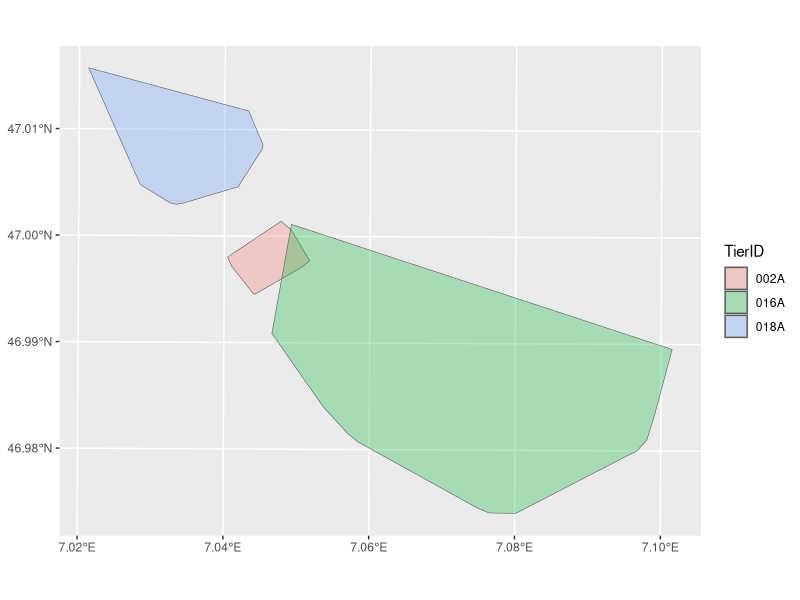
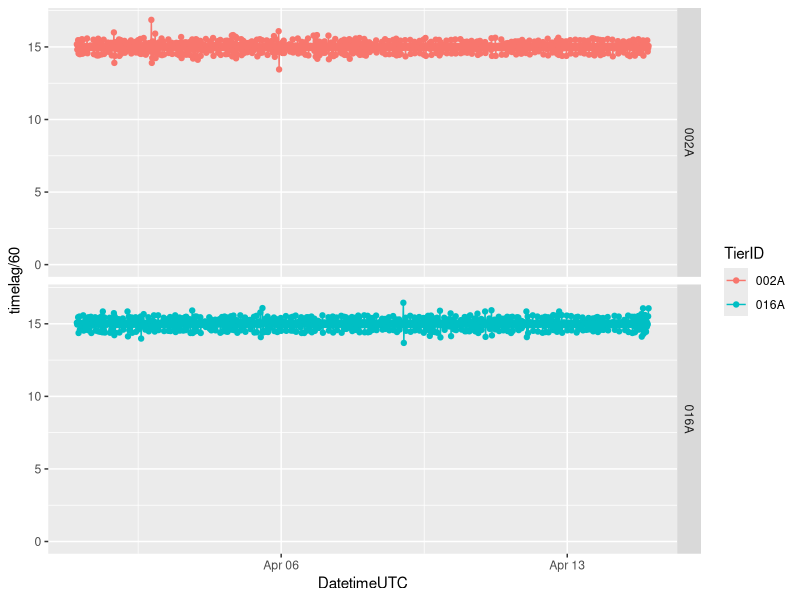
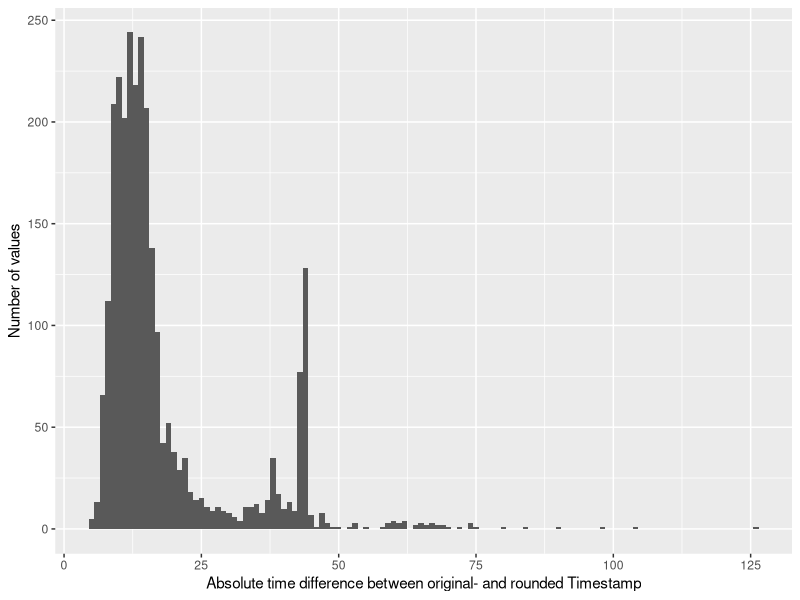
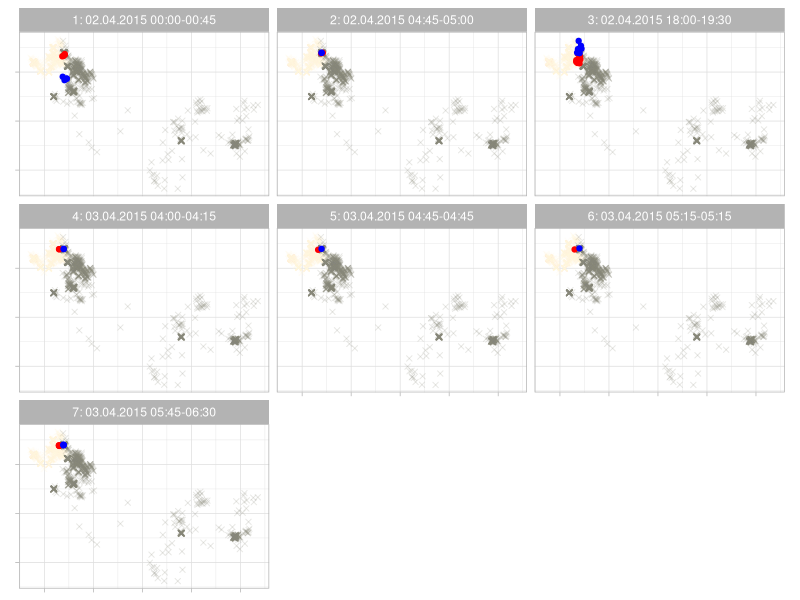

Generate these figures, in order, with R:
## Preperation #################################################################


library(tidyverse)
library(sf)
library(lubridate)

# Import as tibble
wildschwein_BE <- read_delim("00_Rawdata/wildschwein_BE.csv",",")

# Convert to sf-object
wildschwein_BE = st_as_sf(wildschwein_BE, coords = c("Long", "Lat"), crs = 4326,remove = FALSE)

# transform to CH1903 LV95
wildschwein_BE <- st_transform(wildschwein_BE, 2056)

# Add geometry as E/N integer Columns
wildschwein_BE <- st_coordinates(wildschwein_BE) %>%
  cbind(wildschwein_BE,.) %>%
  rename(E = X) %>%
  rename(N = Y)

# Compute timelag, steplength and speed
wildschwein_BE <- wildschwein_BE %>%
  group_by(TierID) %>%
  mutate(
    timelag = as.numeric(difftime(lead(DatetimeUTC),DatetimeUTC,units = "secs")),
    steplength = sqrt((E-lead(E,1))^2+(N-lead(N,1))^2),
    speed = steplength/timelag
  )


#- chunkend

## Input: Creating Functions ###################################################

testfun <- function(){}


testfun()

class(testfun)


testfun <- function(){print("this function does nothing")}

testfun()


testfun <- function(sometext){print(sometext)}

testfun(sometext = "this function does slightly more, but still not much")

# specify two parameters:
# x: the value  with want to take the root from
# n: the root we want to take (2 for 2nd root)

nthroot <- function(x,n){x^(1/n)}

# Test function by taking the second root of 4. 
# Expecting the result to be 2:
nthroot(x = 4,n = 2)


nthroot(27,3)
nthroot(3,3)

nthroot <- function(x,n = 2){x^(1/n)}

# if not stated otherwise, our function takes the square root
nthroot(10)
# We can still overwrite n
nthroot(10,3)


## Task 4 ######################################################################

euclid <- function(x,y,leadval = 1){
  sqrt((x-lead(x,leadval))^2+(y-lead(y,leadval))^2)
}

## Task 2 ######################################################################

wildschwein_filter <- wildschwein_BE %>%
  filter(DatetimeUTC > "2015-04-01",
         DatetimeUTC < "2015-04-15") 

wildschwein_filter %>%
  group_by(TierID) %>%
  summarise() %>%
  st_convex_hull() %>%
  ggplot() + geom_sf(aes(fill = TierID),alpha = 0.3)

wildschwein_filter <- wildschwein_filter %>%
  filter(TierID != "018A")


#- chunkend

## Task 3 ######################################################################


head(wildschwein_filter)

ggplot(wildschwein_filter, aes(DatetimeUTC,timelag/60, colour = TierID)) + 
  geom_line() + 
  geom_point()+ 
  expand_limits(y = 0) +
  facet_grid(TierID~.)


wildschwein_filter <- wildschwein_filter %>%
  group_by(TierID) %>%
  mutate(
    DatetimeRound = round_date(DatetimeUTC,"15 minutes")
  )

wildschwein_filter %>%
  mutate(delta = abs(as.integer(difftime(DatetimeUTC,DatetimeRound, units = "secs")))) %>%
  ggplot(aes(delta)) +
  geom_histogram(binwidth = 1) +
  labs(x = "Absolute time difference between original- and rounded Timestamp",
       y = "Number of values")

## Task 4 ######################################################################

wildschwein_join <- wildschwein_filter %>%
  ungroup() %>%
  select(TierID,DatetimeRound,E,N) %>%
  st_set_geometry(NULL) %>%
  split(.$TierID) %>%
  accumulate(~full_join(.x,.y, by = "DatetimeRound")) %>%
  pluck(length(.))


euclid2 <- function(x1,y1,x2,y2){
  sqrt((x1-x2)^2+(y2-y2)^2)
}


wildschwein_join <- wildschwein_join %>%
  mutate(
    distance = euclid2(E.x,N.x,E.y,N.y),
    meet = distance < 100
  )


wildschwein_join

## Task 5 ######################################################################

# Cumsum appraoch from Exercise 3
number_seq = function(bool){
  fac <- as.factor(ifelse(bool,1+cumsum(!bool),NA))
  levels(fac) <- 1:length(levels(fac))
  return(fac)
}

# library(lwgeom)

wildschwein_meet <- wildschwein_join %>%
  mutate(meet_seq = number_seq(meet)) %>%
  filter(meet) %>%
  group_by(meet_seq) %>%
  mutate(meet_time = paste0(meet_seq,": ",strftime(min(DatetimeRound),format = "%d.%m.%Y %H:%M"),"-",strftime(max(DatetimeRound),format = "%H:%M")))

ggplot(wildschwein_join) + 
  geom_point(aes(E.x, N.x),colour = "cornsilk",alpha = 0.2,shape = 4) +
  geom_point(aes(E.y, N.y),colour = "cornsilk4",alpha = 0.2,shape = 4) +
  geom_point(data = wildschwein_meet, aes(E.x,N.x), colour = "red") +
  geom_point(data = wildschwein_meet, aes(E.y,N.y), colour = "blue") +
  coord_equal() +
  facet_wrap(~meet_time) +
  theme_light() +
  theme(axis.title = element_blank(),axis.text = element_blank())


## Task 6 ######################################################################

## 
## meanmeetpoints <- wildschwein_join %>%
##   filter(meet) %>%
##   mutate(
##     E.mean = (E.x+E.y)/2,
##     N.mean = (N.x+N.y)/2
## 
##   )
## 
## library(plotly)
## plot_ly(wildschwein_join, x = ~E.x,y = ~N.x, z = ~DatetimeRound,type = "scatter3d", mode = "lines") %>%
##   add_trace(wildschwein_join, x = ~E.y,y = ~N.y, z = ~DatetimeRound) %>%
##   add_markers(data = meanmeetpoints, x = ~E.mean,y = ~N.mean, z = ~DatetimeRound) %>%
##   layout(scene = list(xaxis = list(title = 'E'),
##                       yaxis = list(title = 'N'),
##                       zaxis = list(title = 'Time')))
## 

## wildschwein_join %>%
##   filter(DatetimeRound<"2015-04-04") %>%
##   plot_ly(x = ~E.x,y = ~N.x, z = ~DatetimeRound,type = "scatter3d", mode = "lines") %>%
##   add_trace(wildschwein_join, x = ~E.y,y = ~N.y, z = ~DatetimeRound) %>%
##   add_markers(data = meanmeetpoints, x = ~E.mean,y = ~N.mean, z = ~DatetimeRound) %>%
##   layout(scene = list(xaxis = list(title = 'E'),
##                       yaxis = list(title = 'N'),
##                       zaxis = list(title = 'Time')))
